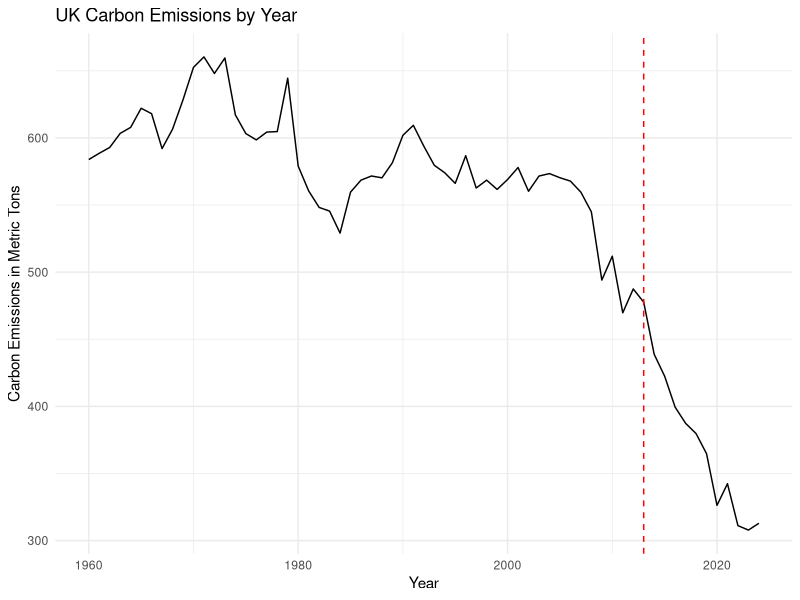

This chart was generated by the following R code:
## ---- chunk 1
library(tidyverse)
library(here)
library(segmented)
## ---- chunk 2
# read in emission data
emission_data <- read_csv(here("data", "GCB2025v15_MtCO2_flat.csv"))
uk_emission_data <- emission_data %>%
  filter(Country == "United Kingdom")%>%
  rename(per_capita = 'Per Capita')
## ---- chunk 3
# filter to near peak yearly carbon emissions
uk_emission_scope <- uk_emission_data %>%
  filter(Year >= 1960)

exploratory_plot <- ggplot(uk_emission_scope, aes(x = Year,
                           y = Total)) +
  geom_line() +
  geom_vline(xintercept = 2013,
             color = "red",
             linetype = "dashed") +
  theme_minimal() +
  labs(title = "UK Carbon Emissions by Year",
       x = "Year",
       y = "Carbon Emissions in Metric Tons")
exploratory_plot
## ---- chunk 4
# mutate emissions variable to format for a Segmented Model 
uk_emission_scope <- uk_emission_scope %>%
  mutate(time = Year - min(Year),
         pricing = if_else(Year >= 2013, 1, 0),
         post_pricing = case_when(pricing == 1 ~ row_number() - 54, TRUE~0))


## ---- chunk 5
# create a linear model of the relationship between emissions and year
lm_emission_model <- lm(Total ~ Year, data = uk_emission_scope)

# create a segmented model based on the linear model
seg_emission_model <- segmented(lm_emission_model,
                                seg.Z = ~Year,
                                psi = list(Year = c(2002, 2013)))
## ---- chunk 6
# Find the CI
confint(seg_emission_model)
## ---- chunk 7
# set the seed for consistency
set.seed(42)

# replicate the year range from our data
simulated_years <- seq(1960, 2024)

# take the coefficient values from the segmented model
b0 <- coef(seg_emission_model)[1]
b1 <- coef(seg_emission_model)[2]
b2 <- coef(seg_emission_model)[3]
b3 <- coef(seg_emission_model)[4]

# breakpoint years
break_1 <- 1969
break_2 <- 2006
# simulate pop

# simulate the emissions across the year range
simulated_emissions <- b0 + b1 * simulated_years + 
  b2 * pmax(0, simulated_years - break_1) +
  b3 * pmax(0, simulated_years - break_2)

# since the above simulated emissions is all consistent values along line, add rnorm with a standard deviation equivalent to the original segmented model's standard error

simulated_emissions <- simulated_emissions + rnorm(length(simulated_emissions), sd = 22)
  

# create a tibble of simulated data, joining the simulated years and simulated emissions
simulated_data <- tibble(year = simulated_years,
                         total = simulated_emissions)

## ---- chunk 8
# created a simulated lm model
simulated_lm_model <- lm(total ~ year, data = simulated_data)
